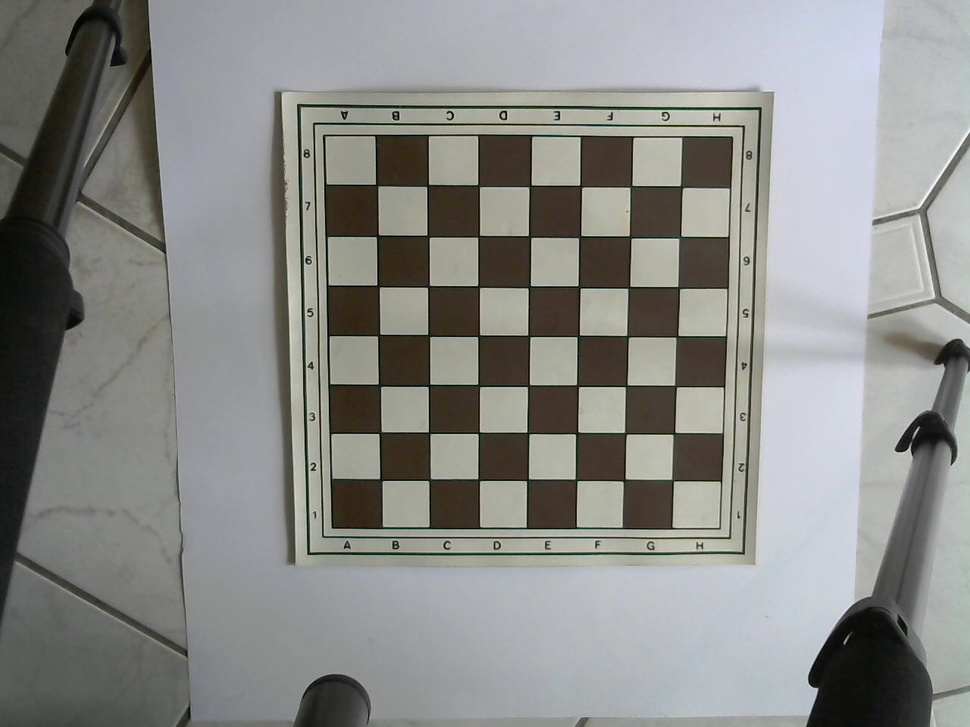
#> input picture testMedia/chessBoard001.jpg, 970 x 727 px, shrunk from 1280 x 960 before the run
$ python -i Video.py   (imports and definitions only)
#> lines starting #> are read from the running program, lines starting #| are printed output that depends on the picture
#> further down, picture is the input picture: shape (727, 970, 3); mean B, G, R 136, 138.5, 137.9
#!/usr/bin/python3
# -*- encoding: utf-8 -*-
# part of https://github.com/WolfgangFahl/play-chess-with-a-webcam
import cv2
import numpy as np
import sys
import math
from time import strftime
import argparse
import os

# Video handling e.g. recording/writing


class Video:
    # construct me with no parameters
    def __init__(self):
        self.cap = None
        self.frames = 0
        pass

    # capture from the given device
    # [7 lines left out: function capture, not called in this run]

    def checkFilePath(self, filePath):
        if not (os.path.exists(filePath)):
           raise ("file % filePath does not exist" % (filePath))

    # capture from the given vide filePath
    def open(self, filePath):
        self.checkFilePath(filePath)
        self.cap = cv2.VideoCapture(filePath)

    # show the image with the given title
    # [19 lines left out: functions showImage, play, not called in this run]

    def timeStamp(self):
        return strftime("%Y-%m-%d_%H%M%S")

    def close(self):
        if self.cap is not None:
            self.cap.release()

    def checkCap(self):
        if self.cap is None:
            raise "Capture is not initialized"

    # get a still image
    # [63 lines left out: functions still, readImage, record, createBlank, not called in this run]

    # was: http://www.robindavid.fr/opencv-tutorial/chapter5-line-edge-and-contours-detection.html
    # is: https://opencv-python-tutroals.readthedocs.io/en/latest/py_tutorials/py_imgproc/py_houghlines/py_houghlines.html
    # https://docs.opencv.org/3.4/d9/db0/tutorial_hough_lines.html
    def houghTransform(self, image):
        """Performs an Hough Transform to the frame passed to updateImage().

        Returns: lines"""
        gray = cv2.cvtColor(image,  cv2.COLOR_BGR2GRAY)
        edges = cv2.Canny(gray, 50, 150, apertureSize=3)
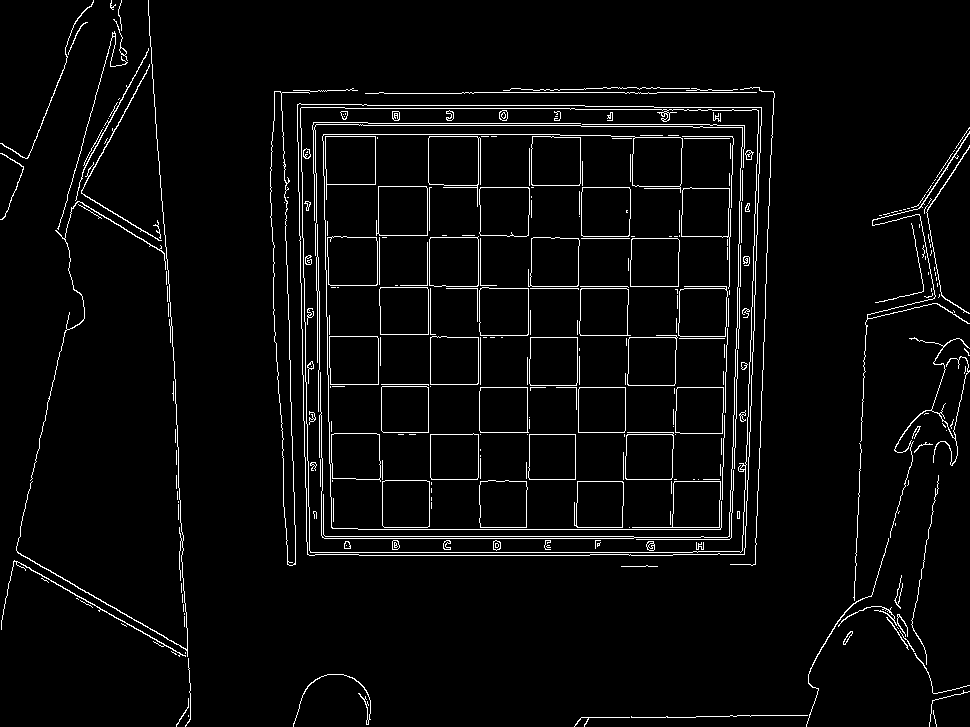
#> edges: shape (727, 970); 3.9% white in thin lines or dots
        lines = cv2.HoughLines(edges, 1, np.pi / 180, 200)
#> lines = 38 rows, first 8: [552, 1.57], [529, 1.57], [536, 1.57], [538, 1.57], [764, 0.0349], [92, 1.57], [555, 1.57], [775, 0.0349]
        return lines

    #  https://docs.opencv.org/4.1.2/d9/db0/tutorial_hough_lines.html
    # [12 lines left out: function drawLines, not called in this run]

    def getSubRect(self, image, rect):
        x, y, w, h=rect
        return image[y:y + h, x:x + h]

    # get the intensity sum of a hsv image
    # [5 lines left out: function sumIntensity, not called in this run]

# [23 lines not run here, left out]

>>> import cv2
>>> picture = cv2.imread('testMedia/chessBoard001.jpg')
>>> result = Video().houghTransform(picture)
#> result has the same summary as lines in houghTransform
